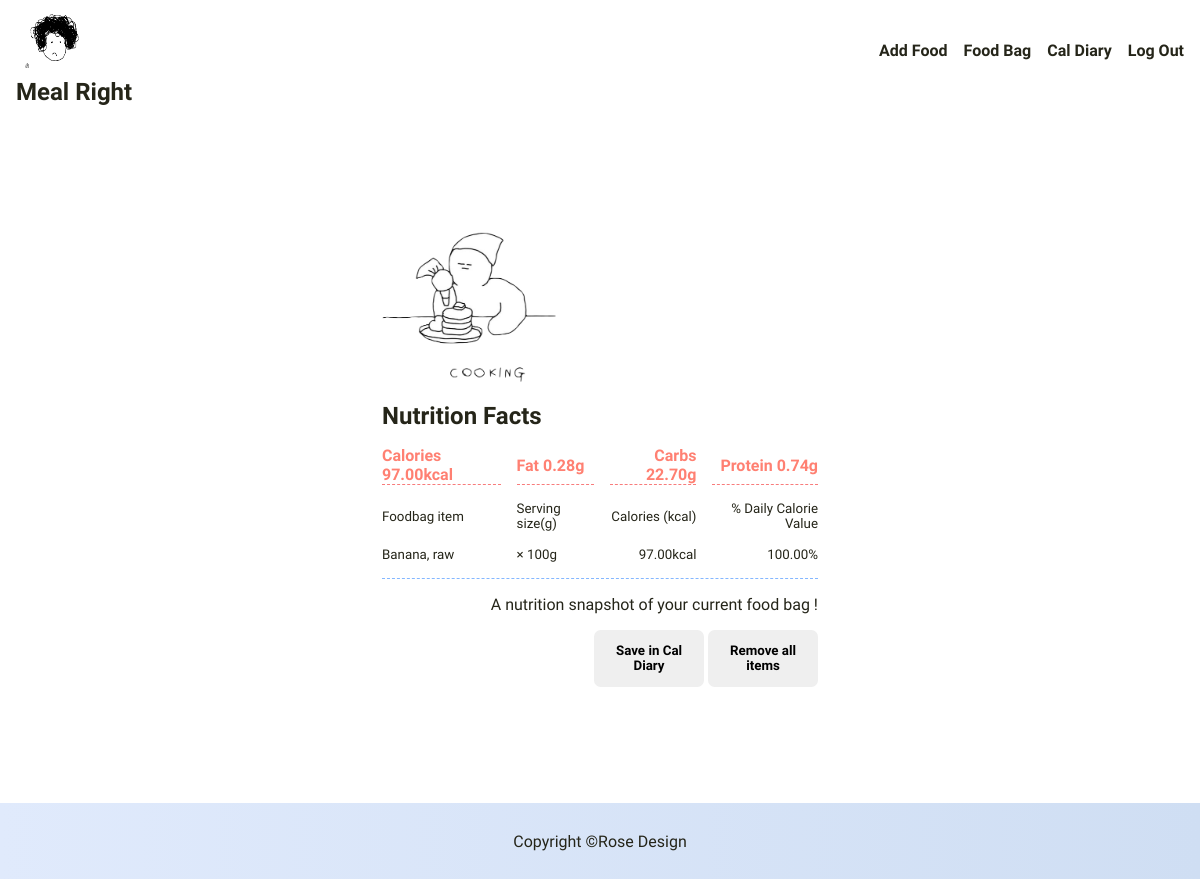
Screenshot of /home (signed in) with the database file from the repository.
### tables this page shows
CREATE TABLE foodbag
(id INTEGER NOT NULL,
user_id INTEGER NOT NULL,
food TEXT NOT NULL,
fdcId TEXT NOT NULL,
protein_100g REAL NOT NULL,
fat_100g REAL NOT NULL,
carbs_100g REAL NOT NULL,
calorie_100g REAL NOT NULL,
servingSize INTEGER NOT NULL,
PRIMARY KEY(id));

### app.py (the view)
@app.route("/home")
@login_required
def home():
    user_id = session["user_id"]
    res = db.execute("SELECT IFNULL(SUM(calorie_100g * servingSize / 100), 0) as calories, IFNULL(SUM(fat_100g * servingSize / 100), 0) as fat, IFNULL(SUM(carbs_100g * servingSize / 100), 0) as carbs, IFNULL(SUM(protein_100g * servingSize / 100), 0) as protein FROM foodbag WHERE user_id = ?", user_id)
    foodbag = db.execute("SELECT food, IFNULL(SUM(servingSize), 0) as servings, IFNULL(SUM(calorie_100g * servingSize / 100), 0) as calories FROM foodbag WHERE user_id = ? GROUP BY(food) ORDER BY 3 DESC;", user_id)
    return render_template("home.html",
                           calories=res[0]["calories"],
                           fat=res[0]["fat"],
                           carbs=res[0]["carbs"],
                           protein=res[0]["protein"],
                           foodbag=foodbag)

### app.py (called while the page is built)
@app.after_request
def after_request(response):
    response.headers["Cache-Control"] = "no-cache, no-store, must-revalidate"
    response.headers["Expires"] = 0
    response.headers["Pragma"] = "no-cache"
    return response

### helpers.py (called while the page is built)
def login_required(f):
    @wraps(f)
    def decorated_function(*args, **kwargs):
        if session.get("user_id") is None:
            return redirect("/login")
        return f(*args, **kwargs)
    return decorated_function

def g(value):
    return f"{value:,.2f}g"

def kcal(value):
    return f"{value:,.2f}kcal"

def percentage(value):
    return f"{(100 * value):,.2f}%"

### templates/home.html (shortened to what this page needs)
<!DOCTYPE html>
<html>
<head>
    <link rel='stylesheet' type='text/css' media='screen' href='../static/styles.css'>
    <link rel='stylesheet' type='text/css' media='screen' href='../static/home.css'>
</head>
<body>
    <header>
        <section class="header--logo">
            <a href="/" class="link-nodecoration"><img src="../static/ezgif.com-gif-maker.gif" alt="hair boy"  width="80" height="80" >
            <h1 class="nowrap">Meal Right</h1>
            </a>
        </section>
        <nav class="nav-bar">
            {% if session["user_id"] %}
                <ul>
                    <li><a href="/search">Add Food</a></li>
                    <li><a href="/foodbag">Food Bag</a></li>
                    <li><a href="/calorie_diary">Cal Diary</a></li>
                </ul>
                <ul>
                    <li><a href="/logout">Log Out</a></li>
                </ul>
            {% else %}
                <ul>
                    <li><a href="/register">Register</a></li>
                    <li><a href="/login">Log In</a></li>
                </ul>
            {% endif %}
        </nav>
    </header>
    <main>
        <table class="nutrition_table">
            <thead>
                <tr>
                    <td class="nutrition--header" colspan="4">
                        <img src="../static/cooking.png" alt="cute figure" height="150">
                    </td>
                </tr>
                <tr>
                   <td colspan="4"><h2>Nutrition Facts</h2></td>
                </tr>
                <tr class="nutrition--summaryStats">
                    <td>Calories {{calories | kcal}}</td>
                    <td>Fat {{fat | g }}</td>
                    <td>Carbs {{carbs | g}}</td>
                    <td>Protein {{protein | g}}</td>
                </tr>
            </thead>
            <tbody class="nutrition--datatable">
            {% if foodbag %}
                <tr>
                    <td>Foodbag item</td>
                    <td>Serving size(g)</td>
                    <td>Calories (kcal)</td>
                    <td>% Daily Calorie Value</td>
                </tr>
                {% for food in foodbag %}
                    <tr>
                        <td>{{food["food"]}}</td>
                        <td>&times; {{food["servings"]}}g</td>
                        <td>{{food["calories"] | kcal}}</td>
                        <td>{{(food["calories"] / calories) | percentage }}</td>
                    </tr>
                {% endfor %}
            {% endif %}
            </tbody>
            <tfoot>
                {% if not foodbag %}
                <tr>
                    <td colspan="3">nothing in your food bag !</td>
                    <td>
                        <button type="button" class="no-padding-button"><a class="link-nodecoration" href="/search">Add Food</a></button>
                    </td>
                </tr>
                {% else %}
                <tr ><td colspan="4" class="nutrition--footer">A nutrition snapshot of your current food bag !</td></tr>
                <tr>
                    <td colspan="4">
                        <button type="button" class="save_diary_openbutton">Save in Cal Diary</button>
                        <form action="/foodbag" method="post" id="remove-all-form">
                            <button id="button-unique-style" name="remove_all" value="1" type="submit">Remove all items</button>
                        </form>
                    </td>
                </tr>
                {% endif %}
            </tfoot>
        </table>
    </main>
    <footer>
        <span class="nowrap">Copyright &copy; <time id="year"></time></span>
        <span class="nowrap">Rose Design</span>
    </footer>
</body>
</html>

### static/styles.css (style rules this page uses)
* { padding: 0; margin: 0; box-sizing: border-box; }
body { width: 100vw; height: 100vh; font-family: 'Comfortaa', sans-serif; color:#252519; }
header { height: 100px; display: flex; align-items: center; justify-content: space-between; }
main { height: 80vh; background-image: url(../static/ezgif.com-crop.gif); background-size:contain; background-repeat: no-repeat; background-position: top center; background: none; display: grid; grid-template: repeat(2, 1fr) 100px repeat(2, 1fr) / repeat(6, 1fr); justify-content: center; align-items: center; }
footer { height: calc(20vh - 100px); display: flex; justify-content: center; align-items: center; background:linear-gradient(to right, #e0eafc,#cfdef3); }
.nowrap { white-space: nowrap; }
.link-nodecoration, .link-nodecoration:any-link { text-decoration: none; color: #252519; }
.header--logo { padding-left: 1em; }
.nav-bar { display: flex; justify-content: space-between; }
.nav-bar ul { display: flex; }
.nav-bar li { list-style: none; margin-right: 1em; }
.nav-bar a, .nav-bar a:any-link, .nav-bar a:visited { text-decoration: none; color: #252519; font-weight: bolder; }

### static/home.css (style rules this page uses)
main { background: none; display: flex; flex-flow:column wrap; justify-content: center; align-items: center; }
.nutrition_table { padding: 1rem; display: block; margin: 0 auto; border-spacing: 1em; border-radius: 10px; width: 500px; max-width: 80%; max-height: calc(100% - 200px); overflow: auto; }
.nutrition--summaryStats tr, .nutrition--summaryStats td { color: #ff8072; font-weight: bold; border-bottom: 0.1rem dashed #f87c7c; }
.nutrition--summaryStats td:nth-child(3), .nutrition--summaryStats td:last-child { text-align: right; }
.nutrition--datatable td { font-size: smaller; }
.nutrition--datatable tr td:nth-child(3), .nutrition--datatable tr td:last-child { text-align:right; vertical-align: center; }
.nutrition_table tfoot td:last-child { text-align: right; }
.nutrition--footer { border-top:0.1rem dashed #84b7ff; padding-top: 1rem; }
.nutrition_table tfoot button { width: 110px; margin: 0 auto; border:0; font-weight: bold; font-family: 'Comfortaa', sans-serif; border-radius: 0.5em; padding: 1em; }
#button-unique-style { padding: 1em; }
#remove-all-form { display: inline-block; }

### rows the page displays
foodbag: food "Banana, raw", servings "100", calories|kcal "97.00kcal", calories "100.00%"

### other values shown
{{ calories | kcal }} "97.00kcal"
{{ fat | g }} "0.28g"
{{ carbs | g }} "22.70g"
{{ protein | g }} "0.74g"
